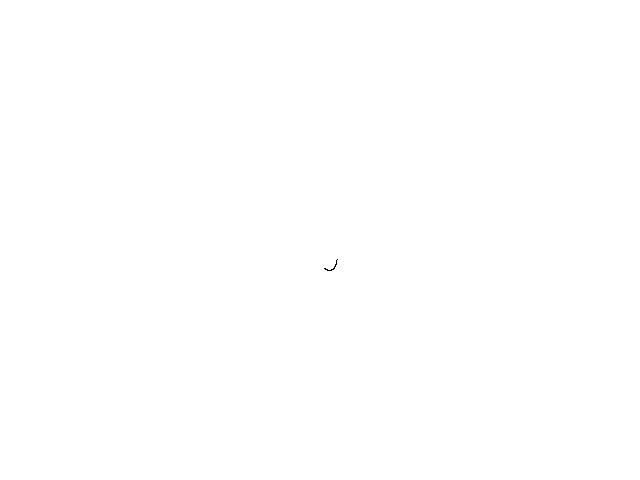
Frame 1 (no input)
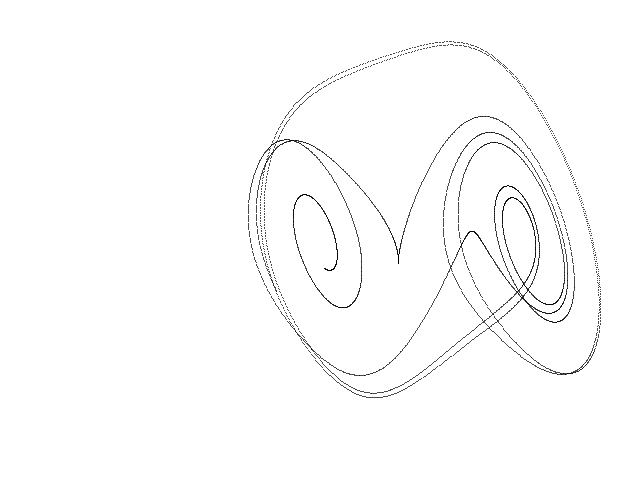
Frame 60 (the mouse pressed at the canvas centre just before this capture)
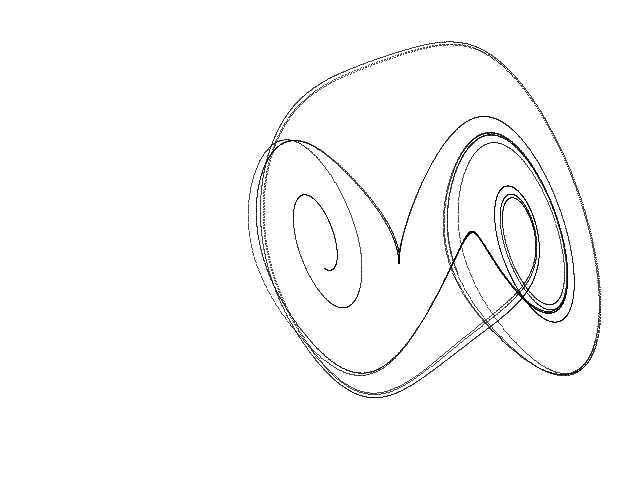
Frame 120 (the mouse held since frame 60 and released just before this capture)

The Processing sketch that drew these frames (run headless with seeded random() and noise(); from frame 60 on, the mouse is pressed at the canvas centre):

// Processing sketch: Chua_Multi_A
// ── Chua_Multi_A.pde
// Multi-layer Chua A chaotic attractor //


  float x = 0.1;
  float y = 0.1;
  float z = 0.1;
  float fx = 0.0;
  float dt = 0.005;
  float a = 1.3;
  float b = 0.11;
  float c = 2.0;
  float d = 0.0;
  float alpha = 10.814;
  float beta = 14.0;


void setup() {
  
  size(640, 480);
  background(255);
  
}

void draw() {
  
  for (int i=0; i<100; i++) {
    
    float nx = x;
    float ny = y;
    float nz = z;
    
    if ((c % 2.0) == 0.0) d = PI; else d = 0.0;
    if (nx >= (2.0 * a * c)) fx = ((b * PI) / (2.0 * a)) * (nx - 2.0 * a * c);
    if (nx <= (-2.0 * a * c)) fx = ((b * PI) / (2.0 * a)) * (nx + 2.0 * a * c);
    if (nx < (2.0 * a * c) && nx > (-2.0 * a * c)) fx = -b * sin(((PI * nx) / (2.0 * a)) + d);
    
    x = nx + dt * (alpha * (ny - fx));
    y = ny + dt * (nx - ny + nz);
    z = nz + dt * (-beta * ny);
    
    point(320 + (40 * x), 240 + (280 * y));
        
  }

}
